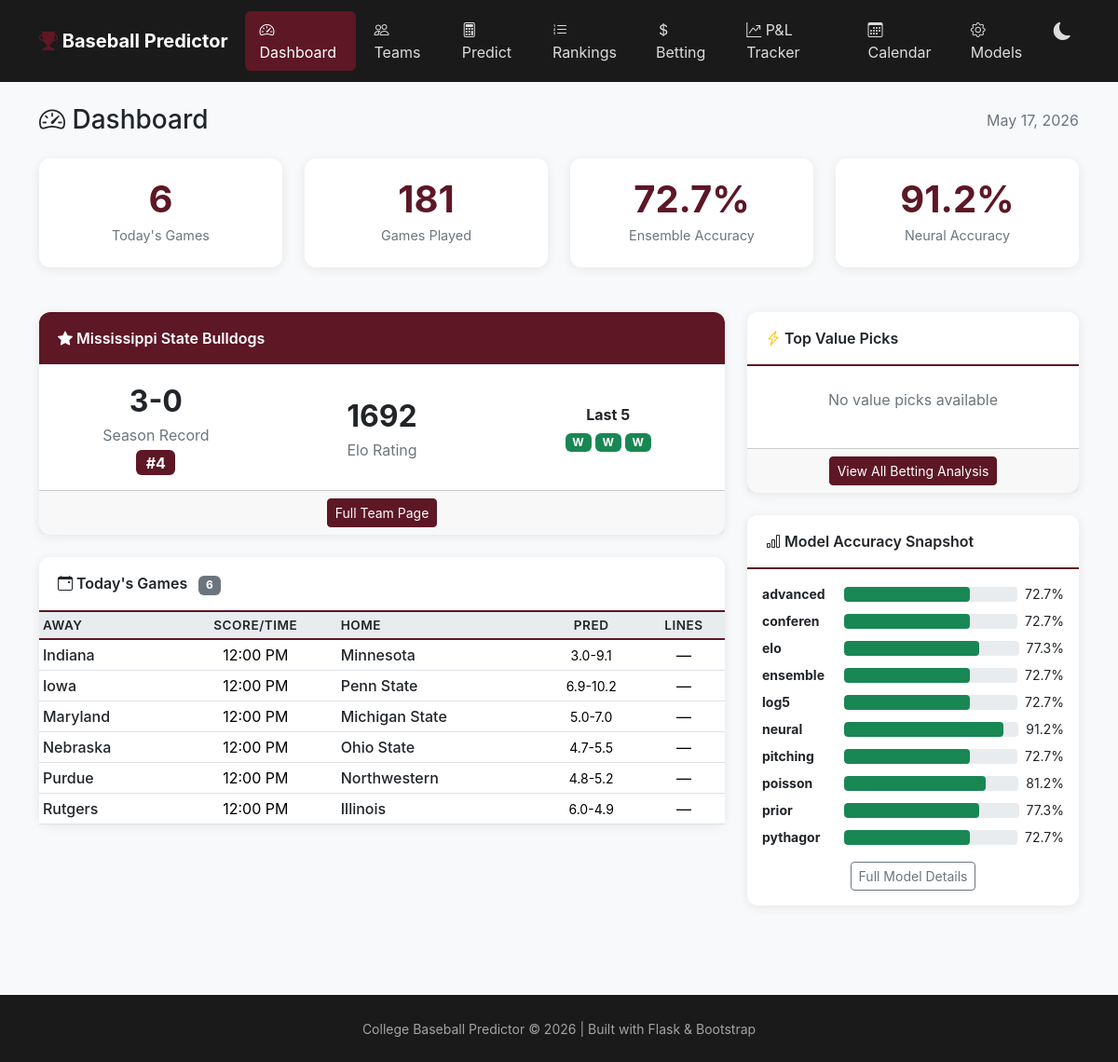
The page / on the database its author committed.
### tables this page shows
CREATE TABLE elo_ratings (
                    team_id TEXT PRIMARY KEY,
                    rating REAL DEFAULT 1500,
                    games_played INTEGER DEFAULT 0,
                    updated_at TEXT DEFAULT CURRENT_TIMESTAMP
                );

CREATE TABLE games (
            id TEXT PRIMARY KEY,
            date TEXT NOT NULL,
            time TEXT,
            home_team_id TEXT NOT NULL,
            away_team_id TEXT NOT NULL,
            home_score INTEGER,
            away_score INTEGER,
            winner_id TEXT,
            innings INTEGER DEFAULT 9,
            is_conference_game INTEGER DEFAULT 0,
            is_neutral_site INTEGER DEFAULT 0,
            tournament_id TEXT,
            venue TEXT,
            attendance INTEGER,
            notes TEXT,
            status TEXT DEFAULT 'scheduled',  -- scheduled, final, postponed, cancelled
            created_at TEXT DEFAULT CURRENT_TIMESTAMP,
            updated_at TEXT DEFAULT CURRENT_TIMESTAMP,
            FOREIGN KEY (home_team_id) REFERENCES teams(id),
            FOREIGN KEY (away_team_id) REFERENCES teams(id),
            FOREIGN KEY (tournament_id) REFERENCES tournaments(id)
        );

CREATE TABLE teams (
            id TEXT PRIMARY KEY,
            name TEXT NOT NULL,
            nickname TEXT,
            conference TEXT,
            division TEXT,
            athletics_url TEXT,
            preseason_rank INTEGER,
            current_rank INTEGER,
            created_at TEXT DEFAULT CURRENT_TIMESTAMP,
            updated_at TEXT DEFAULT CURRENT_TIMESTAMP
        );

### web/app.py (the view)
@app.route('/')
def dashboard():
    todays_games = get_todays_games()
    value_picks = get_value_picks(5)
    stats = get_quick_stats()
    msstate = get_msstate_info()
    accuracy = get_model_accuracy_summary()
    all_accuracy = get_model_accuracy()
    return render_template('dashboard.html',
                          todays_games=todays_games,
                          value_picks=value_picks,
                          stats=stats,
                          msstate=msstate,
                          accuracy=accuracy,
                          all_accuracy=all_accuracy,
                          today=datetime.now().strftime('%B %d, %Y'))

### web/templates/dashboard.html (shortened to what this page needs)
{% extends "base.html" %}
{% block content %}
<div class="d-flex justify-content-between align-items-center mb-4">
    <h1 class="h3 mb-0">
        <i class="bi bi-speedometer2"></i> Dashboard
    </h1>
    <span class="text-muted">{{ today }}</span>
</div>
<div class="row mb-4">
    <div class="col-6 col-md-3">
        <div class="card stat-card">
            <div class="stat-value">{{ todays_games|length }}</div>
            <div class="stat-label">Today's Games</div>
        </div>
    </div>
    <div class="col-6 col-md-3">
        <div class="card stat-card">
            <div class="stat-value">{{ stats.games_played }}</div>
            <div class="stat-label">Games Played</div>
        </div>
    </div>
    <div class="col-6 col-md-3">
        <div class="card stat-card">
            <div class="stat-value">{{ accuracy.ensemble.pct or '—' }}{% if accuracy.ensemble.pct %}%{% endif %}</div>
            <div class="stat-label">Ensemble Accuracy</div>
        </div>
    </div>
    <div class="col-6 col-md-3">
        <div class="card stat-card">
            <div class="stat-value">{{ accuracy.neural.pct or '—' }}{% if accuracy.neural.pct %}%{% endif %}</div>
            <div class="stat-label">Neural Accuracy</div>
        </div>
    </div>
</div>
<div class="row">
    <div class="col-lg-8">
        <div class="card">
            <div class="card-header bg-maroon">
                <i class="bi bi-star-fill"></i> Mississippi State Bulldogs
            </div>
            <div class="card-body">
                <div class="row align-items-center">
                    <div class="col-md-4 text-center mb-3 mb-md-0">
                        <div class="fs-2 fw-bold">{{ msstate.record.wins }}-{{ msstate.record.losses }}</div>
                        <div class="text-muted">Season Record</div>
                        {% if msstate.rank %}
                        <span class="badge bg-maroon fs-6 mt-1">#{{ msstate.rank }}</span>
                        {% endif %}
                    </div>
                    <div class="col-md-4 text-center mb-3 mb-md-0">
                        <div class="fs-2 fw-bold">{{ msstate.elo|round(0)|int }}</div>
                        <div class="text-muted">Elo Rating</div>
                    </div>
                    <div class="col-md-4 text-center">
                        <div class="mb-2"><strong>Last 5</strong></div>
                        <div class="d-flex justify-content-center gap-1">
                            {% for g in msstate.last_5 %}
                            <span class="badge {% if g.won %}bg-success{% else %}bg-danger{% endif %}"
                                  title="{{ g.opponent }} {{ g.score }}">
                                {{ 'W' if g.won else 'L' }}
                            </span>
                            {% endfor %}
                        </div>
                    </div>
                </div>
            </div>
            <div class="card-footer text-center">
                <a href="/team/mississippi-state" class="btn btn-sm btn-maroon">Full Team Page</a>
            </div>
        </div>
        <div class="card">
            <div class="card-header">
                <i class="bi bi-calendar-event"></i> Today's Games
                <span class="badge bg-secondary ms-2">{{ todays_games|length }}</span>
            </div>
            <div class="card-body p-0">
                {% if todays_games %}
                <div class="table-responsive">
                    <table class="table table-hover table-sm mb-0">
                        <thead>
                            <tr>
                                <th>Away</th>
                                <th class="text-center">Score/Time</th>
                                <th>Home</th>
                                <th class="text-center">Pred</th>
                                <th class="text-center">Lines</th>
                            </tr>
                        </thead>
                        <tbody>
                            {% for game in todays_games[:20] %}
                            <tr>
                                <td>
                                    <a href="/team/{{ game.away_team_id }}" class="team-link">{{ game.away_team_name }}</a>
                                </td>
                                <td class="text-center">
                                    {% if game.status == 'final' %}
                                    <span class="{% if game.away_score > game.home_score %}fw-bold{% endif %}">{{ game.away_score }}</span>
                                    -
                                    <span class="{% if game.home_score > game.away_score %}fw-bold{% endif %}">{{ game.home_score }}</span>
                                    <br><small class="text-success">Final</small>
                                    {% else %}
                                    {{ game.time or 'TBD' }}
                                    {% endif %}
                                </td>
                                <td>
                                    <a href="/team/{{ game.home_team_id }}" class="team-link">{{ game.home_team_name }}</a>
                                </td>
                                <td class="text-center">
                                    {% if game.prediction %}
                                    <small>{{ (game.prediction.projected_away_runs|round(1)) }}-{{ (game.prediction.projected_home_runs|round(1)) }}</small>
                                    {% else %}—{% endif %}
                                </td>
                                <td class="text-center">
                                    {% if game.home_ml %}
                                    <small>{{ game.away_ml|format_odds }}/{{ game.home_ml|format_odds }}</small>
                                    {% else %}—{% endif %}
                                </td>
                            </tr>
                            {% endfor %}
                        </tbody>
                    </table>
                </div>
                {% else %}
                <div class="text-center text-muted py-4">
                    <i class="bi bi-calendar-x display-4"></i>
                    <p class="mt-2">No games scheduled for today</p>
                </div>
                {% endif %}
            </div>
        </div>
    </div>
    <div class="col-lg-4">
        <div class="card">
            <div class="card-header">
                <i class="bi bi-lightning-charge text-warning"></i> Top Value Picks
            </div>
            <div class="card-body p-0">
                {% if value_picks %}
                <div class="list-group list-group-flush">
                    {% for pick in value_picks %}
                    <div class="list-group-item">
                        <div class="d-flex justify-content-between align-items-start">
                            <div>
                                <strong>{{ pick.pick }}</strong>
                                <div class="small text-muted">{{ pick.game }}</div>
                            </div>
                            <div class="text-end">
                                <span class="value-indicator positive">+{{ pick.edge|round(1) }}%</span>
                                <div class="small text-muted mt-1">{{ pick.moneyline|format_odds }}</div>
                            </div>
                        </div>
                        <div class="progress mt-2" style="height: 6px;">
                            <div class="progress-bar bg-success" style="width: {{ pick.model_prob * 100 }}%"></div>
                        </div>
                        <div class="d-flex justify-content-between small text-muted mt-1">
                            <span>Model: {{ (pick.model_prob * 100)|round(1) }}%</span>
                            <span>DK: {{ (pick.dk_implied * 100)|round(1) }}%</span>
                        </div>
                    </div>
                    {% endfor %}
                </div>
                {% else %}
                <div class="text-center text-muted py-4">
                    <p>No value picks available</p>
                </div>
                {% endif %}
            </div>
            <div class="card-footer text-center">
                <a href="/betting" class="btn btn-sm btn-maroon">View All Betting Analysis</a>
            </div>
        </div>
        <div class="card">
            <div class="card-header">
                <i class="bi bi-bar-chart"></i> Model Accuracy Snapshot
            </div>
            <div class="card-body">
                {% for name, info in all_accuracy.items() %}
                {% if info.all_time_accuracy %}
                <div class="d-flex justify-content-between align-items-center mb-2">
                    <small class="fw-bold" style="width: 80px;">{{ name[:8] }}</small>
                    <div class="flex-grow-1 mx-2">
                        <div class="progress" style="height: 16px;">
                            <div class="progress-bar {% if info.all_time_accuracy > 0.55 %}bg-success{% elif info.all_time_accuracy > 0.5 %}bg-warning{% else %}bg-danger{% endif %}"
                                 style="width: {{ info.all_time_accuracy * 100 }}%;">
                            </div>
                        </div>
                    </div>
                    <small>{{ (info.all_time_accuracy * 100)|round(1) }}%</small>
                </div>
                {% endif %}
                {% endfor %}
                <div class="text-center mt-3">
                    <a href="/models" class="btn btn-sm btn-outline-secondary">Full Model Details</a>
                </div>
            </div>
        </div>
    </div>
</div>
{% endblock %}

### web/templates/base.html (shortened to what this page needs)
<!DOCTYPE html>
<html lang="en" data-theme="light">
<head>
    <link href="https://cdn.jsdelivr.net/npm/bootstrap@5.3.2/dist/css/bootstrap.min.css" rel="stylesheet">
    <link href="https://cdn.jsdelivr.net/npm/bootstrap-icons@1.11.1/font/bootstrap-icons.css" rel="stylesheet">
</head>
<body>
    <nav class="navbar navbar-expand-lg navbar-dark">
        <div class="container">
            <a class="navbar-brand" href="/">
                <i class="bi bi-trophy-fill icon"></i>
                Baseball Predictor
            </a>
            <div class="collapse navbar-collapse" id="navbarNav">
                <ul class="navbar-nav ms-auto">
                    <li class="nav-item">
                        <a class="nav-link {% if request.endpoint == 'dashboard' %}active{% endif %}" href="/">
                            <i class="bi bi-speedometer2"></i> Dashboard
                        </a>
                    </li>
                    <li class="nav-item">
                        <a class="nav-link {% if request.endpoint == 'teams' %}active{% endif %}" href="/teams">
                            <i class="bi bi-people"></i> Teams
                        </a>
                    </li>
                    <li class="nav-item">
                        <a class="nav-link {% if request.endpoint == 'predict' %}active{% endif %}" href="/predict">
                            <i class="bi bi-calculator"></i> Predict
                        </a>
                    </li>
                    <li class="nav-item">
                        <a class="nav-link {% if request.endpoint == 'rankings' %}active{% endif %}" href="/rankings">
                            <i class="bi bi-list-ol"></i> Rankings
                        </a>
                    </li>
                    <li class="nav-item">
                        <a class="nav-link {% if request.endpoint == 'betting' %}active{% endif %}" href="/betting">
                            <i class="bi bi-currency-dollar"></i> Betting
                        </a>
                    </li>
                    <li class="nav-item">
                        <a class="nav-link {% if request.endpoint == 'tracker' %}active{% endif %}" href="/tracker">
                            <i class="bi bi-graph-up-arrow"></i> P&L Tracker
                        </a>
                    </li>
                    <li class="nav-item">
                        <a class="nav-link {% if request.endpoint == 'calendar' %}active{% endif %}" href="/calendar">
                            <i class="bi bi-calendar3"></i> Calendar
                        </a>
                    </li>
                    <li class="nav-item">
                        <a class="nav-link {% if request.endpoint == 'models' %}active{% endif %}" href="/models">
                            <i class="bi bi-gear"></i> Models
                        </a>
                    </li>
                    <li class="nav-item">
                        <button class="dark-mode-toggle" onclick="toggleDarkMode()" title="Toggle dark mode">
                            <i class="bi bi-moon-fill" id="darkModeIcon"></i>
                        </button>
                    </li>
                </ul>
            </div>
        </div>
    </nav>
    <main class="container py-4">
        {% block content %}{% endblock %}
    </main>
    <footer class="footer">
        <div class="container text-center">
            <small>College Baseball Predictor &copy; 2026 | Built with Flask & Bootstrap</small>
        </div>
    </footer>
</body>
</html>

### rows shown on the page
elo_ratings: elo "1692"
games: won "W"
games: won "W"
games: won "W"
elo_ratings: away_team_name "Indiana", time "12:00 PM", home_team_name "Minnesota", prediction "3.0", prediction "9.1"
elo_ratings: away_team_name "Iowa", time "12:00 PM", home_team_name "Penn State", prediction "6.9", prediction "10.2"
elo_ratings: away_team_name "Maryland", time "12:00 PM", home_team_name "Michigan State", prediction "5.0", prediction "7.0"
games: away_team_name "Nebraska", time "12:00 PM", home_team_name "Ohio State", prediction "4.7", prediction "5.5"
games: away_team_name "Purdue", time "12:00 PM", home_team_name "Northwestern", prediction "4.8", prediction "5.2"
games: away_team_name "Rutgers", time "12:00 PM", home_team_name "Illinois", prediction "6.0", prediction "4.9"

### other values the page prints
{{ todays_games|length }} "6"
{{ stats.games_played }} "181"
{{ accuracy.ensemble.pct or '—' }} "72.7"
{{ accuracy.neural.pct or '—' }} "91.2"
{{ msstate.record.wins }} "3"
{{ msstate.record.losses }} "0"
{{ msstate.rank }} "4"
{{ name[:8] }} "advanced" "conferen" "elo" "ensemble" "log5" "neural" "pitching" "poisson" "prior" "pythagor"
{{ (info.all_time_accuracy * 100)|round(1) }} "72.7" "72.7" "77.3" "72.7" "72.7" "91.2" "72.7" "81.2" "77.3" "72.7"
